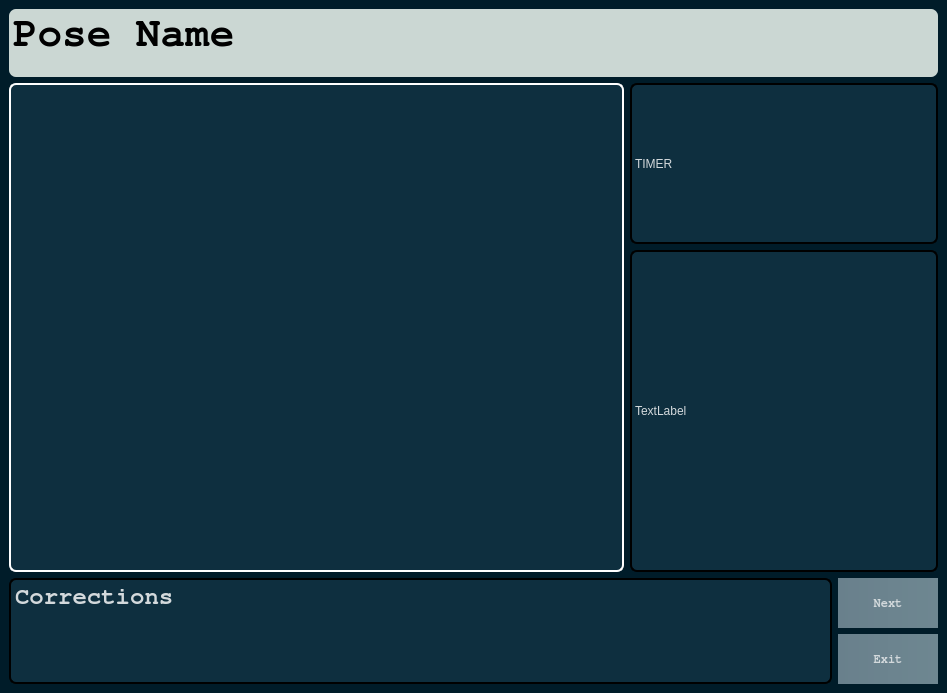
<?xml version="1.0" encoding="UTF-8"?>
<ui version="4.0">
 <class>MainWindow</class>
 <widget class="QMainWindow" name="MainWindow">
  <property name="geometry">
   <rect>
    <x>0</x>
    <y>0</y>
    <width>947</width>
    <height>693</height>
   </rect>
  </property>
  <property name="maximumSize">
   <size>
    <width>1031</width>
    <height>701</height>
   </size>
  </property>
  <property name="windowTitle">
   <string>MainWindow</string>
  </property>
  <property name="styleSheet">
   <string notr="true">background-color: rgba(0, 28, 41, 255);</string>
  </property>
  <widget class="QWidget" name="centralwidget">
   <layout class="QGridLayout" name="gridLayout">
    <item row="1" column="0">
     <layout class="QVBoxLayout" name="verticalLayout" stretch="1,10,1">
      <item>
       <widget class="QPlainTextEdit" name="result">
        <property name="font">
         <font>
          <family>FreeMono</family>
          <pointsize>31</pointsize>
          <weight>75</weight>
          <bold>true</bold>
         </font>
        </property>
        <property name="styleSheet">
         <string notr="true">border-color: rgb(246, 97, 81);
background-color: rgb(203,  215, 211);
border-radius:7px;
text-align:center;


color:rgb(0, 0, 0);</string>
        </property>
        <property name="plainText">
         <string>Pose Name</string>
        </property>
       </widget>
      </item>
      <item>
       <layout class="QHBoxLayout" name="horizontalLayout" stretch="2,1">
        <item>
         <widget class="QLabel" name="cameraFeed">
          <property name="styleSheet">
           <string notr="true">border-color: rgb(246, 97, 81);
background-color: rgb(14, 47, 63);
border-radius:7px;

text-align:center;
border-color: rgb(255,255,255);
border-width: 2px;
border-style: solid;</string>
          </property>
          <property name="text">
           <string/>
          </property>
         </widget>
        </item>
        <item>
         <layout class="QVBoxLayout" name="verticalLayout_2" stretch="1,2">
          <item>
           <widget class="QLabel" name="timer_label">
            <property name="styleSheet">
             <string notr="true">border-color: rgb(246, 97, 81);
background-color: rgb(14, 47, 63);
border-radius:7px;


color:rgb(211, 217, 220);

text-align:center;
border-color: rgb(0,0,0);
border-width: 2px;
border-style: solid;</string>
            </property>
            <property name="text">
             <string>TIMER</string>
            </property>
           </widget>
          </item>
          <item>
           <widget class="QLabel" name="yogaPose">
            <property name="styleSheet">
             <string notr="true">border-color: rgb(246, 97, 81);
background-color: rgb(14, 47, 63);
border-radius:7px;


color:rgb(211, 217, 220);

text-align:center;
border-color: rgb(0,0,0);
border-width: 2px;
border-style: solid;</string>
            </property>
            <property name="text">
             <string>TextLabel</string>
            </property>
           </widget>
          </item>
         </layout>
        </item>
       </layout>
      </item>
      <item>
       <layout class="QHBoxLayout" name="horizontalLayout_3" stretch="0,0">
        <item>
         <widget class="QTextEdit" name="textEdit">
          <property name="font">
           <font>
            <family>FreeMono</family>
            <weight>75</weight>
            <bold>true</bold>
           </font>
          </property>
          <property name="styleSheet">
           <string notr="true">border-color: rgb(246, 97, 81);
background-color: rgb(14, 47, 63);
border-radius:7px;

text-align:center;
border-color: rgb(0,0,0);
border-width: 2px;
border-style: solid;

color:rgb(211, 217, 220);
</string>
          </property>
          <property name="html">
           <string>&lt;!DOCTYPE HTML PUBLIC &quot;-//W3C//DTD HTML 4.0//EN&quot; &quot;http://www.w3.org/TR/REC-html40/strict.dtd&quot;&gt;
&lt;html&gt;&lt;head&gt;&lt;meta name=&quot;qrichtext&quot; content=&quot;1&quot; /&gt;&lt;style type=&quot;text/css&quot;&gt;
p, li { white-space: pre-wrap; }
&lt;/style&gt;&lt;/head&gt;&lt;body style=&quot; font-family:'FreeMono'; font-size:11pt; font-weight:600; font-style:normal;&quot;&gt;
&lt;p style=&quot; margin-top:0px; margin-bottom:0px; margin-left:0px; margin-right:0px; -qt-block-indent:0; text-indent:0px;&quot;&gt;&lt;span style=&quot; font-size:18pt;&quot;&gt;Corrections&lt;/span&gt;&lt;/p&gt;&lt;/body&gt;&lt;/html&gt;</string>
          </property>
         </widget>
        </item>
        <item>
         <layout class="QVBoxLayout" name="verticalLayout_3">
          <item>
           <widget class="QPushButton" name="nextButton">
            <property name="font">
             <font>
              <family>FreeMono</family>
              <weight>75</weight>
              <bold>true</bold>
             </font>
            </property>
            <property name="cursor">
             <cursorShape>PointingHandCursor</cursorShape>
            </property>
            <property name="styleSheet">
             <string notr="true">border-color: rgb(246, 97, 81);
background-color: qlineargradient(spread:pad, x1:0, y1:0, x2:1, y2:0, stop:0 rgba(105, 128, 140, 255), stop:1 rgba(110, 135, 145, 255));
border-radius:0px;
width: 100px;
height: 50px;

color:rgb(211, 217, 220);</string>
            </property>
            <property name="text">
             <string>Next</string>
            </property>
            <property name="iconSize">
             <size>
              <width>20</width>
              <height>30</height>
             </size>
            </property>
            <property name="flat">
             <bool>true</bool>
            </property>
           </widget>
          </item>
          <item>
           <widget class="QPushButton" name="exitButton">
            <property name="font">
             <font>
              <family>FreeMono</family>
              <weight>75</weight>
              <bold>true</bold>
             </font>
            </property>
            <property name="cursor">
             <cursorShape>PointingHandCursor</cursorShape>
            </property>
            <property name="styleSheet">
             <string notr="true">border-color: rgb(246, 97, 81);
background-color: qlineargradient(spread:pad, x1:0, y1:0, x2:1, y2:0, stop:0 rgba(105, 128, 140, 255), stop:1 rgba(110, 135, 145, 255));
border-radius: 0px;
width: 100px;
height: 50px;

color:rgb(211, 217, 220);</string>
            </property>
            <property name="text">
             <string>Exit</string>
            </property>
            <property name="flat">
             <bool>true</bool>
            </property>
           </widget>
          </item>
         </layout>
        </item>
       </layout>
      </item>
     </layout>
    </item>
   </layout>
  </widget>
 </widget>
 <resources/>
 <connections/>
</ui>
